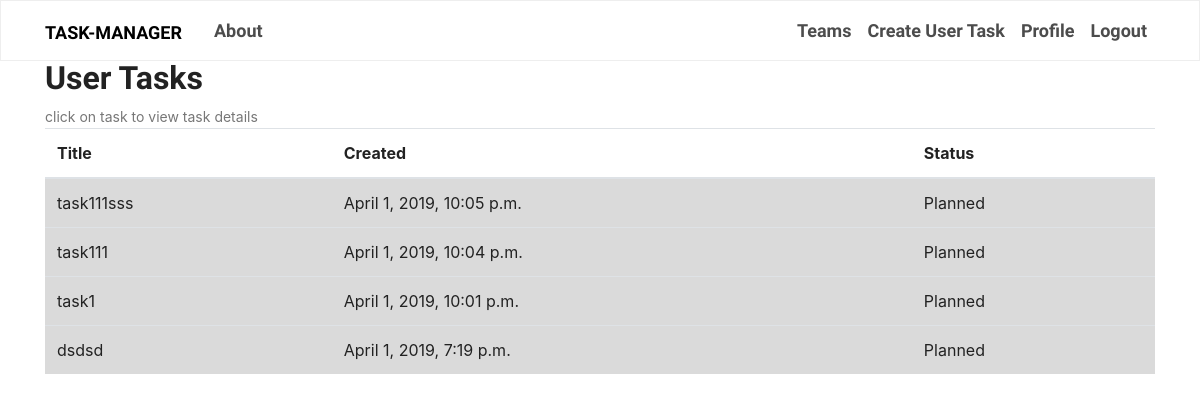
The app's page / (signed in) with its own data.
### tasks/models.py (models this page shows, shortened)
class Task(models.Model):
    title = models.CharField(max_length=100)
    desc = models.TextField(
        max_length=512, blank=True, null=True)
    assignee = models.ManyToManyField(
        User, related_name="assignee_mtem", blank=True)
    status_choices = (('pl', 'Planned'), ('ip', 'In Progress'),
                      ('do', 'Done'), ('st', 'Started'),)
    status = models.CharField(
        max_length=2, choices=status_choices, default='pl')
    owner = models.ForeignKey(
        User, related_name="tasks", on_delete=models.CASCADE, null=True, blank=True)
    team = models.ForeignKey(
        Team, related_name="teamtasks", on_delete=models.CASCADE, null=True, blank=True)
    created_at = models.DateTimeField(auto_now_add=True)
    class Meta:
        ordering = ['-created_at']
        unique_together = ('title', 'owner',)

### tasks/views.py (the view)
# urls.py: path('', TaskListView.as_view(), name='task-manager'),
class TaskListView(LoginRequiredMixin, ListView):
    context_object_name = 'tasks'
    template_name = 'tasks/taskslist.html'
    model = Task
    ordering = ['-created_at']
    def get_queryset(self):
        return self.request.user.tasks.filter(owner=self.request.user, team__isnull=True)

### tasks/templates/tasks/taskslist.html (shortened to what this page needs)
{% extends "tasks/base.html" %}
{% block content %}
<h2>User Tasks</h2>
<small class="text-muted">click on task to view task details</small>
<table class="table table-hover">
    <thead>
        <tr>
            <th>Title</th>
            <th>Created</th>
            <th>Status</th>
        </tr>
    </thead>
    <tbody>
        {% for task in tasks %}
            <tr class="clickable-row table-active " data-href="{% url 'task-detail' task.id %}">
            <td>{{task.title}}</td>
            <td>{{task.created_at}}</td>
            <td>{{ task.get_status_display }}</td>
            </tr>
        {% endfor %}
    </tbody>
</table>
{% endblock content %}

### records on screen
Task: title "task111sss", created_at "April 1, 2019, 10:05 p.m.", status "Planned"
Task: title "task111", created_at "April 1, 2019, 10:04 p.m.", status "Planned"
Task: title "task1", created_at "April 1, 2019, 10:01 p.m.", status "Planned"
Task: title "dsdsd", created_at "April 1, 2019, 7:19 p.m.", status "Planned"
